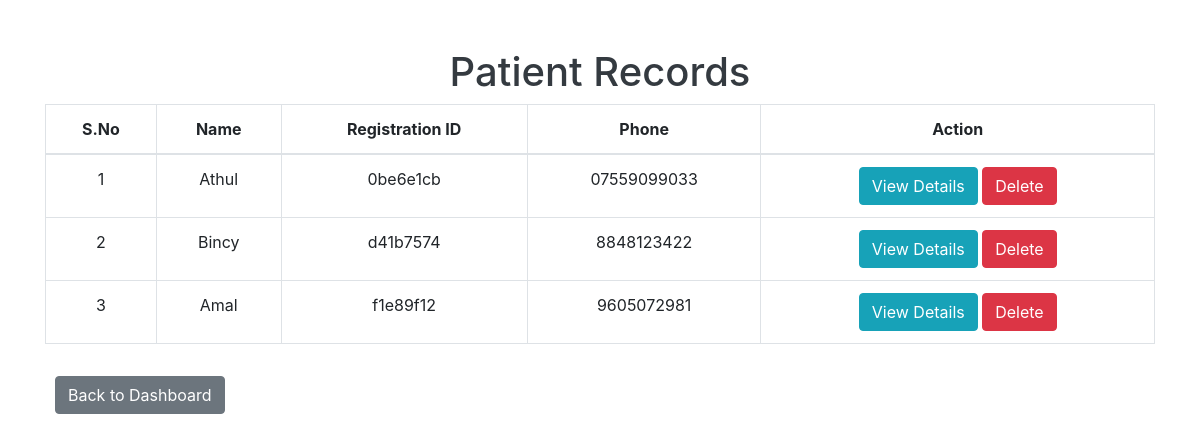
The app's page /patients/ with its own data.
### core/models.py (models this page shows, shortened)
class Patient(models.Model):
    GENDER_CHOICES = [
        ('Male', 'Male'),
        ('Female', 'Female'),
        ('Other', 'Other'),
    ]
    name = models.CharField(max_length=100)
    place = models.CharField(max_length=100)
    age = models.IntegerField()
    phone = models.CharField(max_length=15)
    gender = models.CharField(max_length=10, choices=GENDER_CHOICES, default='Male')
    reg_id = models.CharField(max_length=10, unique=True)
    paid_amount = models.DecimalField(max_digits=10, decimal_places=2, null=True, blank=True)
    registered_at = models.DateField()  # Changed to store the entered date
    last_visit = models.DateField(null=True, blank=True)

### core/views.py (the view)
# urls.py: path('patients/', views.patient_records, name='patient_records'),
def patient_records(request):
    patients = Patient.objects.all()
    return render(request, 'core/patient_records.html', {'patients': patients})

### core/templates/core/patient_records.html (shortened to what this page needs)
<!DOCTYPE html>
<html lang="en">
<head>
    {% load static %}
    <link rel="stylesheet" href="{% static 'core/styles.css' %}">
    <link rel="stylesheet" href="https://stackpath.bootstrapcdn.com/bootstrap/4.5.2/css/bootstrap.min.css">
</head>
<body>
    <div class="container mt-5">
        <h1 class="text-center">Patient Records</h1>
        <table class="table table-bordered">
            <thead>
                <tr>
                    <th>S.No</th>
                    <th>Name</th>
                    <th>Registration ID</th>
                    <th>Phone</th>
                    <th>Action</th>
                </tr>
            </thead>
            <tbody>
                {% for patient in patients %}
                <tr>
                    <td>{{ forloop.counter }}</td>
                    <td>{{ patient.name }}</td>
                    <td>{{ patient.reg_id }}</td>
                    <td>{{ patient.phone }}</td>
                    <td>
                        <a href="{% url 'patient_details' patient.reg_id %}" class="btn btn-info">View Details</a>
                        <form action="{% url 'delete_patient' patient.pk %}" method="post" style="display:inline;">
                            <button type="submit" class="btn btn-danger">Delete</button>
                        </form>
                    </td>
                </tr>
                {% endfor %}
            </tbody>
        </table>
        <a href="{% url 'dashboard' %}" class="btn btn-secondary mt-3">Back to Dashboard</a>
    </div>
</body>
</html>

### core/static/core/styles.css (style rules this page uses)
body { font-family: Arial, sans-serif; background-color: #f8f9fa; }
.container { max-width: 900px; margin: 0 auto; }
h1, h2 { color: #343a40; }
.btn-secondary { background-color: #6c757d; border: none; margin:10px; padding: 20px; font-size: 16px; border-radius: 5px; transition: background-color 0.3s ease; }
.table { background-color: white; }
.table th, .table td { text-align: center; vertical-align: middle; }
.btn-info { background-color: #17a2b8; border-color: #17a2b8; }

### records on screen
Patient: name "Athul", reg_id "0be6e1cb", phone "07559099033"
Patient: name "Bincy", reg_id "d41b7574", phone "8848123422"
Patient: name "Amal", reg_id "f1e89f12", phone "9605072981"
